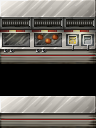

Rendered tile map (Tiled .tmx) drawn with the repository's tilesets; below, a short description and the map source with its tile grids summarised:
An orthogonal 3x4 tile map with 32x32 px tiles, 2 tile layers (statics, statics2), 2 hidden layers not drawn, 6 tilesets.

<map version="1.0" orientation="orthogonal" width="3" height="4" tilewidth="32" tileheight="32">
 <tileset firstgid="1" name="furniture-modern" tilewidth="32" tileheight="32">
  <image source="../maps/graphics/tiles/furniture-modern.png" width="512" height="512" />
 </tileset>
 <tileset firstgid="257" name="furniture-placement" tilewidth="32" tileheight="32">
  <image source="../maps/graphics/tiles/furniture-placement.png" width="64" height="64" />
  <tile id="2">
   <properties>
    <property name="constraint" value="ground" />
   </properties>
  </tile>
  <tile id="3">
   <properties>
    <property name="constraint" value="wall" />
   </properties>
  </tile>
 </tileset>
 <tileset firstgid="261" name="collision" tilewidth="32" tileheight="32">
  <image source="../maps/graphics/tiles/collision.png" width="64" height="64" />
  <tile id="0">
   <properties>
    <property name="collision" value="short" />
   </properties>
  </tile>
 </tileset>
 <tileset firstgid="265" name="furniture-lab" tilewidth="32" tileheight="32">
  <image source="../maps/graphics/tiles/furniture-lab.png" width="512" height="512" />
 </tileset>
 <tileset firstgid="521" name="future-obj3" tilewidth="32" tileheight="32">
  <image source="../image-atlases/future-obj3.png" width="512" height="512" />
 </tileset>
 <tileset firstgid="777" name="future-obj4" tilewidth="32" tileheight="32">
  <image source="../image-atlases/future-obj4.png" width="512" height="512" />
 </tileset>
 <layer name="statics" width="3" height="4">
  <data>[12 cells, 3 non-empty, 3 distinct tile ids]</data>
 </layer>
 <layer name="statics2" width="3" height="4">
  <data>[12 cells, 6 non-empty, 6 distinct tile ids]</data>
 </layer>
 <layer name="constraints" width="3" height="4" visible="0">
  <data>[12 cells, 9 non-empty, 1 distinct tile ids]</data>
 </layer>
 <layer name="collision" width="3" height="4" visible="0">
  <data>[12 cells, 6 non-empty, 2 distinct tile ids]</data>
 </layer>
</map>
